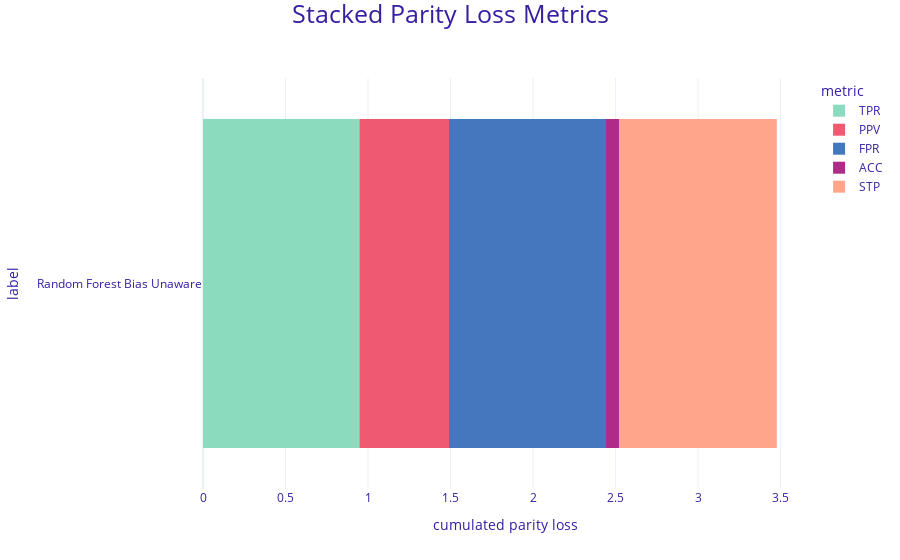

Notebook cell for this chart:
### Code cell
# Plot of parity loss of each metric
mf_tree.plot(type = 'stacked')

### Figure 1 — Plotly figure (JSON) as saved in the notebook; plotly's stock layout.template omitted (floating-point values rounded to 4 significant figures)
{"data": [{"alignmentgroup": "True", "customdata": [[0.948, "TPR"]], "hovertemplate": "<b>%{label}</b><br>Metric: %{customdata[1]}<br>Parity loss: %{customdata[0]}<br><extra></extra>", "legendgroup": "TPR", "marker": {"color": "#8bdcbe", "line": {"width": 0}, "pattern": {"shape": ""}}, "name": "TPR", "offsetgroup": "TPR", "orientation": "h", "showlegend": true, "textposition": "auto", "type": "bar", "x": [0.9475], "xaxis": "x", "y": ["Random Forest Bias Unaware"], "yaxis": "y"}, {"alignmentgroup": "True", "customdata": [[0.543, "PPV"]], "hovertemplate": "<b>%{label}</b><br>Metric: %{customdata[1]}<br>Parity loss: %{customdata[0]}<br><extra></extra>", "legendgroup": "PPV", "marker": {"color": "#f05a71", "line": {"width": 0}, "pattern": {"shape": ""}}, "name": "PPV", "offsetgroup": "PPV", "orientation": "h", "showlegend": true, "textposition": "auto", "type": "bar", "x": [0.543], "xaxis": "x", "y": ["Random Forest Bias Unaware"], "yaxis": "y"}, {"alignmentgroup": "True", "customdata": [[0.952, "FPR"]], "hovertemplate": "<b>%{label}</b><br>Metric: %{customdata[1]}<br>Parity loss: %{customdata[0]}<br><extra></extra>", "legendgroup": "FPR", "marker": {"color": "#4378bf", "line": {"width": 0}, "pattern": {"shape": ""}}, "name": "FPR", "offsetgroup": "FPR", "orientation": "h", "showlegend": true, "textposition": "auto", "type": "bar", "x": [0.9515], "xaxis": "x", "y": ["Random Forest Bias Unaware"], "yaxis": "y"}, {"alignmentgroup": "True", "customdata": [[0.079, "ACC"]], "hovertemplate": "<b>%{label}</b><br>Metric: %{customdata[1]}<br>Parity loss: %{customdata[0]}<br><extra></extra>", "legendgroup": "ACC", "marker": {"color": "#ae2c87", "line": {"width": 0}, "pattern": {"shape": ""}}, "name": "ACC", "offsetgroup": "ACC", "orientation": "h", "showlegend": true, "textposition": "auto", "type": "bar", "x": [0.07852], "xaxis": "x", "y": ["Random Forest Bias Unaware"], "yaxis": "y"}, {"alignmentgroup": "True", "customdata": [[0.956, "STP"]], "hovertemplate": "<b>%{label}</b><br>Metric: %{customdata[1]}<br>Parity loss: %{customdata[0]}<br><extra></extra>", "legendgroup": "STP", "marker": {"color": "#ffa58c", "line": {"width": 0}, "pattern": {"shape": ""}}, "name": "STP", "offsetgroup": "STP", "orientation": "h", "showlegend": true, "textposition": "auto", "type": "bar", "x": [0.9563], "xaxis": "x", "y": ["Random Forest Bias Unaware"], "yaxis": "y"}], "layout": {"barmode": "relative", "font": {"color": "#371ea3"}, "legend": {"title": {"text": "metric"}, "tracegroupgap": 0}, "margin": {"b": 71, "r": 30, "t": 78}, "title": {"font": {"size": 25}, "text": "Stacked Parity Loss Metrics", "x": 0.5, "y": 0.99}, "xaxis": {"anchor": "y", "domain": [0, 1], "title": {"text": "cumulated parity loss"}}, "yaxis": {"anchor": "x", "domain": [0, 1], "showgrid": false, "title": {"text": "label"}, "zeroline": false}}}
